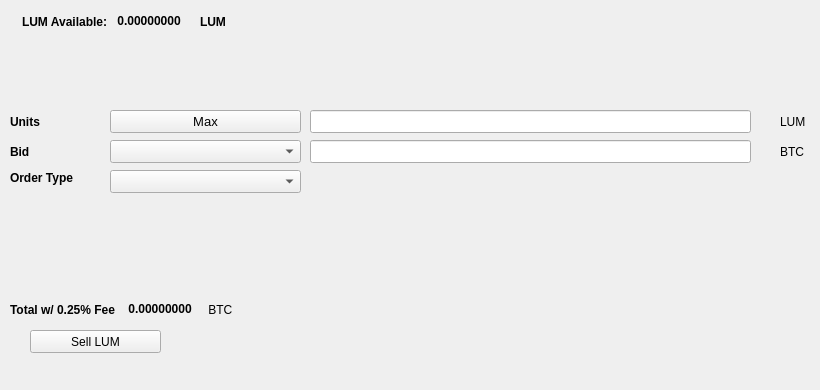
   <widget class="QWidget" name="SellTab">
    <attribute name="title">
     <string>Sell</string>
    </attribute>
    <widget class="QLabel" name="label_16">
     <property name="geometry">
      <rect>
       <x>780</x>
       <y>140</y>
       <width>31</width>
       <height>23</height>
      </rect>
     </property>
     <property name="text">
      <string>BTC</string>
     </property>
    </widget>
    <widget class="QComboBox" name="SellBidcomboBox">
     <property name="geometry">
      <rect>
       <x>110</x>
       <y>140</y>
       <width>191</width>
       <height>23</height>
      </rect>
     </property>
     <property name="font">
      <font>
       <pointsize>10</pointsize>
      </font>
     </property>
    </widget>
    <widget class="QLabel" name="label_18">
     <property name="geometry">
      <rect>
       <x>10</x>
       <y>110</y>
       <width>46</width>
       <height>23</height>
      </rect>
     </property>
     <property name="font">
      <font>
       <weight>75</weight>
       <bold>true</bold>
      </font>
     </property>
     <property name="text">
      <string>Units</string>
     </property>
    </widget>
    <widget class="QPushButton" name="Sell_Max_Amount">
     <property name="geometry">
      <rect>
       <x>110</x>
       <y>110</y>
       <width>191</width>
       <height>23</height>
      </rect>
     </property>
     <property name="font">
      <font>
       <pointsize>10</pointsize>
      </font>
     </property>
     <property name="text">
      <string>Max</string>
     </property>
    </widget>
    <widget class="QLabel" name="label_20">
     <property name="geometry">
      <rect>
       <x>10</x>
       <y>170</y>
       <width>91</width>
       <height>16</height>
      </rect>
     </property>
     <property name="font">
      <font>
       <weight>75</weight>
       <bold>true</bold>
      </font>
     </property>
     <property name="text">
      <string>Order Type</string>
     </property>
    </widget>
    <widget class="QComboBox" name="SellOrdertypeCombo">
     <property name="geometry">
      <rect>
       <x>110</x>
       <y>170</y>
       <width>191</width>
       <height>23</height>
      </rect>
     </property>
     <property name="font">
      <font>
       <pointsize>10</pointsize>
      </font>
     </property>
    </widget>
    <widget class="QLabel" name="label_21">
     <property name="geometry">
      <rect>
       <x>10</x>
       <y>140</y>
       <width>46</width>
       <height>23</height>
      </rect>
     </property>
     <property name="font">
      <font>
       <weight>75</weight>
       <bold>true</bold>
      </font>
     </property>
     <property name="text">
      <string>Bid</string>
     </property>
    </widget>
    <widget class="QLabel" name="label_22">
     <property name="geometry">
      <rect>
       <x>780</x>
       <y>110</y>
       <width>31</width>
       <height>23</height>
      </rect>
     </property>
     <property name="text">
      <string>LUM</string>
     </property>
    </widget>
    <widget class="QLineEdit" name="UnitsInputLUM">
     <property name="geometry">
      <rect>
       <x>310</x>
       <y>110</y>
       <width>441</width>
       <height>23</height>
      </rect>
     </property>
     <property name="font">
      <font>
       <pointsize>9</pointsize>
       <weight>75</weight>
       <bold>true</bold>
      </font>
     </property>
    </widget>
    <widget class="QLineEdit" name="SellBidPriceEdit">
     <property name="geometry">
      <rect>
       <x>310</x>
       <y>140</y>
       <width>441</width>
       <height>23</height>
      </rect>
     </property>
     <property name="font">
      <font>
       <pointsize>9</pointsize>
       <weight>75</weight>
       <bold>true</bold>
      </font>
     </property>
    </widget>
    <widget class="QPushButton" name="SellLUMBTN">
     <property name="geometry">
      <rect>
       <x>30</x>
       <y>330</y>
       <width>131</width>
       <height>23</height>
      </rect>
     </property>
     <property name="text">
      <string>Sell LUM</string>
     </property>
     <property name="icon">
      <iconset resource="../prism">
       <normaloff>:/icons/bitcoin</normaloff>:/icons/bitcoin</iconset>
     </property>
    </widget>
    <widget class="QWidget" name="layoutWidget3">
     <property name="geometry">
      <rect>
       <x>22</x>
       <y>12</y>
       <width>258</width>
       <height>19</height>
      </rect>
     </property>
     <layout class="QHBoxLayout" name="horizontalLayout">
      <item>
       <widget class="QLabel" name="label232_2">
        <property name="font">
         <font>
          <weight>75</weight>
          <bold>true</bold>
         </font>
        </property>
        <property name="text">
         <string>LUM Available:</string>
        </property>
       </widget>
      </item>
      <item>
       <widget class="QLabel" name="LUMAvailableLabel">
        <property name="palette">
         <palette>
          <active>
           <colorrole role="WindowText">
            <brush brushstyle="SolidPattern">
             <color alpha="255">
              <red>0</red>
              <green>0</green>
              <blue>0</blue>
             </color>
            </brush>
           </colorrole>
           <colorrole role="Button">
            <brush brushstyle="SolidPattern">
             <color alpha="255">
              <red>0</red>
              <green>170</green>
              <blue>0</blue>
             </color>
            </brush>
           </colorrole>
           <colorrole role="Light">
            <brush brushstyle="SolidPattern">
             <color alpha="255">
              <red>0</red>
              <green>255</green>
              <blue>0</blue>
             </color>
            </brush>
           </colorrole>
           <colorrole role="Midlight">
            <brush brushstyle="SolidPattern">
             <color alpha="255">
              <red>0</red>
              <green>212</green>
              <blue>0</blue>
             </color>
            </brush>
           </colorrole>
           <colorrole role="Dark">
            <brush brushstyle="SolidPattern">
             <color alpha="255">
              <red>0</red>
              <green>85</green>
              <blue>0</blue>
             </color>
            </brush>
           </colorrole>
           <colorrole role="Mid">
            <brush brushstyle="SolidPattern">
             <color alpha="255">
              <red>0</red>
              <green>113</green>
              <blue>0</blue>
             </color>
            </brush>
           </colorrole>
           <colorrole role="Text">
            <brush brushstyle="SolidPattern">
             <color alpha="255">
              <red>0</red>
              <green>170</green>
              <blue>0</blue>
             </color>
            </brush>
           </colorrole>
           <colorrole role="BrightText">
            <brush brushstyle="SolidPattern">
             <color alpha="255">
              <red>255</red>
              <green>255</green>
              <blue>255</blue>
             </color>
            </brush>
           </colorrole>
           <colorrole role="ButtonText">
            <brush brushstyle="SolidPattern">
             <color alpha="255">
              <red>0</red>
              <green>0</green>
              <blue>0</blue>
             </color>
            </brush>
           </colorrole>
           <colorrole role="Base">
            <brush brushstyle="SolidPattern">
             <color alpha="255">
              <red>255</red>
              <green>255</green>
              <blue>255</blue>
             </color>
            </brush>
           </colorrole>
           <colorrole role="Window">
            <brush brushstyle="SolidPattern">
             <color alpha="255">
              <red>0</red>
              <green>170</green>
              <blue>0</blue>
             </color>
            </brush>
           </colorrole>
           <colorrole role="Shadow">
            <brush brushstyle="SolidPattern">
             <color alpha="255">
              <red>0</red>
              <green>0</green>
              <blue>0</blue>
             </color>
            </brush>
           </colorrole>
           <colorrole role="AlternateBase">
            <brush brushstyle="SolidPattern">
             <color alpha="255">
              <red>127</red>
              <green>212</green>
              <blue>127</blue>
             </color>
            </brush>
           </colorrole>
           <colorrole role="ToolTipBase">
            <brush brushstyle="SolidPattern">
             <color alpha="255">
              <red>255</red>
              <green>255</green>
              <blue>220</blue>
             </color>
            </brush>
           </colorrole>
           <colorrole role="ToolTipText">
            <brush brushstyle="SolidPattern">
             <color alpha="255">
              <red>0</red>
              <green>0</green>
              <blue>0</blue>
             </color>
            </brush>
           </colorrole>
          </active>
          <inactive>
           <colorrole role="WindowText">
            <brush brushstyle="SolidPattern">
             <color alpha="255">
              <red>0</red>
              <green>0</green>
              <blue>0</blue>
             </color>
            </brush>
           </colorrole>
           <colorrole role="Button">
            <brush brushstyle="SolidPattern">
             <color alpha="255">
              <red>0</red>
              <green>170</green>
              <blue>0</blue>
             </color>
            </brush>
           </colorrole>
           <colorrole role="Light">
            <brush brushstyle="SolidPattern">
             <color alpha="255">
              <red>0</red>
              <green>255</green>
              <blue>0</blue>
             </color>
            </brush>
           </colorrole>
           <colorrole role="Midlight">
            <brush brushstyle="SolidPattern">
             <color alpha="255">
              <red>0</red>
              <green>212</green>
              <blue>0</blue>
             </color>
            </brush>
           </colorrole>
           <colorrole role="Dark">
            <brush brushstyle="SolidPattern">
             <color alpha="255">
              <red>0</red>
              <green>85</green>
              <blue>0</blue>
             </color>
            </brush>
           </colorrole>
           <colorrole role="Mid">
            <brush brushstyle="SolidPattern">
             <color alpha="255">
              <red>0</red>
              <green>113</green>
              <blue>0</blue>
             </color>
            </brush>
           </colorrole>
           <colorrole role="Text">
            <brush brushstyle="SolidPattern">
             <color alpha="255">
              <red>0</red>
              <green>170</green>
              <blue>0</blue>
             </color>
            </brush>
           </colorrole>
           <colorrole role="BrightText">
            <brush brushstyle="SolidPattern">
             <color alpha="255">
              <red>255</red>
              <green>255</green>
              <blue>255</blue>
             </color>
            </brush>
           </colorrole>
           <colorrole role="ButtonText">
            <brush brushstyle="SolidPattern">
             <color alpha="255">
              <red>0</red>
              <green>0</green>
              <blue>0</blue>
             </color>
            </brush>
           </colorrole>
           <colorrole role="Base">
            <brush brushstyle="SolidPattern">
             <color alpha="255">
              <red>255</red>
              <green>255</green>
              <blue>255</blue>
             </color>
            </brush>
           </colorrole>
           <colorrole role="Window">
            <brush brushstyle="SolidPattern">
             <color alpha="255">
              <red>0</red>
              <green>170</green>
              <blue>0</blue>
             </color>
            </brush>
           </colorrole>
           <colorrole role="Shadow">
            <brush brushstyle="SolidPattern">
             <color alpha="255">
              <red>0</red>
              <green>0</green>
              <blue>0</blue>
             </color>
            </brush>
           </colorrole>
           <colorrole role="AlternateBase">
            <brush brushstyle="SolidPattern">
             <color alpha="255">
              <red>127</red>
              <green>212</green>
              <blue>127</blue>
             </color>
            </brush>
           </colorrole>
           <colorrole role="ToolTipBase">
            <brush brushstyle="SolidPattern">
             <color alpha="255">
              <red>255</red>
              <green>255</green>
              <blue>220</blue>
             </color>
            </brush>
           </colorrole>
           <colorrole role="ToolTipText">
            <brush brushstyle="SolidPattern">
             <color alpha="255">
              <red>0</red>
              <green>0</green>
              <blue>0</blue>
             </color>
            </brush>
           </colorrole>
          </inactive>
          <disabled>
           <colorrole role="WindowText">
            <brush brushstyle="SolidPattern">
             <color alpha="255">
              <red>0</red>
              <green>85</green>
              <blue>0</blue>
             </color>
            </brush>
           </colorrole>
           <colorrole role="Button">
            <brush brushstyle="SolidPattern">
             <color alpha="255">
              <red>0</red>
              <green>170</green>
              <blue>0</blue>
             </color>
            </brush>
           </colorrole>
           <colorrole role="Light">
            <brush brushstyle="SolidPattern">
             <color alpha="255">
              <red>0</red>
              <green>255</green>
              <blue>0</blue>
             </color>
            </brush>
           </colorrole>
           <colorrole role="Midlight">
            <brush brushstyle="SolidPattern">
             <color alpha="255">
              <red>0</red>
              <green>212</green>
              <blue>0</blue>
             </color>
            </brush>
           </colorrole>
           <colorrole role="Dark">
            <brush brushstyle="SolidPattern">
             <color alpha="255">
              <red>0</red>
              <green>85</green>
              <blue>0</blue>
             </color>
            </brush>
           </colorrole>
           <colorrole role="Mid">
            <brush brushstyle="SolidPattern">
             <color alpha="255">
              <red>0</red>
              <green>113</green>
              <blue>0</blue>
             </color>
            </brush>
           </colorrole>
           <colorrole role="Text">
            <brush brushstyle="SolidPattern">
             <color alpha="255">
              <red>0</red>
              <green>85</green>
              <blue>0</blue>
             </color>
            </brush>
           </colorrole>
           <colorrole role="BrightText">
            <brush brushstyle="SolidPattern">
             <color alpha="255">
              <red>255</red>
              <green>255</green>
              <blue>255</blue>
             </color>
            </brush>
           </colorrole>
           <colorrole role="ButtonText">
            <brush brushstyle="SolidPattern">
             <color alpha="255">
              <red>0</red>
              <green>85</green>
              <blue>0</blue>
             </color>
            </brush>
           </colorrole>
           <colorrole role="Base">
            <brush brushstyle="SolidPattern">
             <color alpha="255">
              <red>0</red>
              <green>170</green>
              <blue>0</blue>
             </color>
            </brush>
           </colorrole>
           <colorrole role="Window">
            <brush brushstyle="SolidPattern">
             <color alpha="255">
              <red>0</red>
              <green>170</green>
              <blue>0</blue>
             </color>
            </brush>
           </colorrole>
           <colorrole role="Shadow">
            <brush brushstyle="SolidPattern">
             <color alpha="255">
              <red>0</red>
              <green>0</green>
              <blue>0</blue>
             </color>
            </brush>
           </colorrole>
           <colorrole role="AlternateBase">
            <brush brushstyle="SolidPattern">
             <color alpha="255">
              <red>0</red>
              <green>170</green>
              <blue>0</blue>
             </color>
            </brush>
           </colorrole>
           <colorrole role="ToolTipBase">
            <brush brushstyle="SolidPattern">
             <color alpha="255">
              <red>255</red>
              <green>255</green>
              <blue>220</blue>
             </color>
            </brush>
           </colorrole>
           <colorrole role="ToolTipText">
            <brush brushstyle="SolidPattern">
             <color alpha="255">
              <red>0</red>
              <green>0</green>
              <blue>0</blue>
             </color>
            </brush>
           </colorrole>
          </disabled>
         </palette>
        </property>
        <property name="font">
         <font>
          <weight>75</weight>
          <bold>true</bold>
         </font>
        </property>
        <property name="text">
         <string> 0.00000000 </string>
        </property>
        <property name="textInteractionFlags">
         <set>Qt::LinksAccessibleByMouse|Qt::TextSelectableByKeyboard|Qt::TextSelectableByMouse</set>
        </property>
       </widget>
      </item>
      <item>
       <widget class="QLabel" name="labelLUM">
        <property name="font">
         <font>
          <weight>75</weight>
          <bold>true</bold>
         </font>
        </property>
        <property name="text">
         <string>LUM</string>
        </property>
       </widget>
      </item>
     </layout>
    </widget>
    <widget class="QWidget" name="layoutWidget">
     <property name="geometry">
      <rect>
       <x>10</x>
       <y>300</y>
       <width>268</width>
       <height>19</height>
      </rect>
     </property>
     <layout class="QHBoxLayout" name="horizontalLayout_2">
      <item>
       <widget class="QLabel" name="label_19">
        <property name="font">
         <font>
          <weight>75</weight>
          <bold>true</bold>
         </font>
        </property>
        <property name="text">
         <string>Total w/ 0.25% Fee </string>
        </property>
       </widget>
      </item>
      <item>
       <widget class="QLabel" name="SellCostLabel">
        <property name="palette">
         <palette>
          <active>
           <colorrole role="WindowText">
            <brush brushstyle="SolidPattern">
             <color alpha="255">
              <red>0</red>
              <green>0</green>
              <blue>0</blue>
             </color>
            </brush>
           </colorrole>
           <colorrole role="Button">
            <brush brushstyle="SolidPattern">
             <color alpha="255">
              <red>0</red>
              <green>170</green>
              <blue>0</blue>
             </color>
            </brush>
           </colorrole>
           <colorrole role="Light">
            <brush brushstyle="SolidPattern">
             <color alpha="255">
              <red>0</red>
              <green>255</green>
              <blue>0</blue>
             </color>
            </brush>
           </colorrole>
           <colorrole role="Midlight">
            <brush brushstyle="SolidPattern">
             <color alpha="255">
              <red>0</red>
              <green>212</green>
              <blue>0</blue>
             </color>
            </brush>
           </colorrole>
           <colorrole role="Dark">
            <brush brushstyle="SolidPattern">
             <color alpha="255">
              <red>0</red>
              <green>85</green>
              <blue>0</blue>
             </color>
            </brush>
           </colorrole>
           <colorrole role="Mid">
            <brush brushstyle="SolidPattern">
             <color alpha="255">
              <red>0</red>
              <green>113</green>
              <blue>0</blue>
             </color>
            </brush>
           </colorrole>
           <colorrole role="Text">
            <brush brushstyle="SolidPattern">
             <color alpha="255">
              <red>0</red>
              <green>170</green>
              <blue>0</blue>
             </color>
            </brush>
           </colorrole>
           <colorrole role="BrightText">
            <brush brushstyle="SolidPattern">
             <color alpha="255">
              <red>255</red>
              <green>255</green>
              <blue>255</blue>
             </color>
            </brush>
           </colorrole>
           <colorrole role="ButtonText">
            <brush brushstyle="SolidPattern">
             <color alpha="255">
              <red>0</red>
              <green>0</green>
              <blue>0</blue>
             </color>
            </brush>
           </colorrole>
           <colorrole role="Base">
            <brush brushstyle="SolidPattern">
             <color alpha="255">
              <red>255</red>
              <green>255</green>
              <blue>255</blue>
             </color>
            </brush>
           </colorrole>
           <colorrole role="Window">
            <brush brushstyle="SolidPattern">
             <color alpha="255">
              <red>0</red>
              <green>170</green>
              <blue>0</blue>
             </color>
            </brush>
           </colorrole>
           <colorrole role="Shadow">
            <brush brushstyle="SolidPattern">
             <color alpha="255">
              <red>0</red>
              <green>0</green>
              <blue>0</blue>
             </color>
            </brush>
           </colorrole>
           <colorrole role="AlternateBase">
            <brush brushstyle="SolidPattern">
             <color alpha="255">
              <red>127</red>
              <green>212</green>
              <blue>127</blue>
             </color>
            </brush>
           </colorrole>
           <colorrole role="ToolTipBase">
            <brush brushstyle="SolidPattern">
             <color alpha="255">
              <red>255</red>
              <green>255</green>
              <blue>220</blue>
             </color>
            </brush>
           </colorrole>
           <colorrole role="ToolTipText">
            <brush brushstyle="SolidPattern">
             <color alpha="255">
              <red>0</red>
              <green>0</green>
              <blue>0</blue>
             </color>
            </brush>
           </colorrole>
          </active>
          <inactive>
           <colorrole role="WindowText">
            <brush brushstyle="SolidPattern">
             <color alpha="255">
              <red>0</red>
              <green>0</green>
              <blue>0</blue>
             </color>
            </brush>
           </colorrole>
           <colorrole role="Button">
            <brush brushstyle="SolidPattern">
             <color alpha="255">
              <red>0</red>
              <green>170</green>
              <blue>0</blue>
             </color>
            </brush>
           </colorrole>
           <colorrole role="Light">
            <brush brushstyle="SolidPattern">
             <color alpha="255">
              <red>0</red>
              <green>255</green>
              <blue>0</blue>
             </color>
            </brush>
           </colorrole>
           <colorrole role="Midlight">
            <brush brushstyle="SolidPattern">
             <color alpha="255">
              <red>0</red>
              <green>212</green>
              <blue>0</blue>
             </color>
            </brush>
           </colorrole>
           <colorrole role="Dark">
            <brush brushstyle="SolidPattern">
             <color alpha="255">
              <red>0</red>
              <green>85</green>
              <blue>0</blue>
             </color>
            </brush>
           </colorrole>
           <colorrole role="Mid">
            <brush brushstyle="SolidPattern">
             <color alpha="255">
              <red>0</red>
              <green>113</green>
              <blue>0</blue>
             </color>
            </brush>
           </colorrole>
           <colorrole role="Text">
            <brush brushstyle="SolidPattern">
             <color alpha="255">
              <red>0</red>
              <green>170</green>
              <blue>0</blue>
             </color>
            </brush>
           </colorrole>
           <colorrole role="BrightText">
            <brush brushstyle="SolidPattern">
             <color alpha="255">
              <red>255</red>
              <green>255</green>
              <blue>255</blue>
             </color>
            </brush>
           </colorrole>
           <colorrole role="ButtonText">
            <brush brushstyle="SolidPattern">
             <color alpha="255">
              <red>0</red>
              <green>0</green>
              <blue>0</blue>
             </color>
            </brush>
           </colorrole>
           <colorrole role="Base">
            <brush brushstyle="SolidPattern">
             <color alpha="255">
              <red>255</red>
              <green>255</green>
              <blue>255</blue>
             </color>
            </brush>
           </colorrole>
           <colorrole role="Window">
            <brush brushstyle="SolidPattern">
             <color alpha="255">
              <red>0</red>
              <green>170</green>
              <blue>0</blue>
             </color>
            </brush>
           </colorrole>
           <colorrole role="Shadow">
            <brush brushstyle="SolidPattern">
             <color alpha="255">
              <red>0</red>
              <green>0</green>
              <blue>0</blue>
             </color>
            </brush>
           </colorrole>
           <colorrole role="AlternateBase">
            <brush brushstyle="SolidPattern">
             <color alpha="255">
              <red>127</red>
              <green>212</green>
              <blue>127</blue>
             </color>
            </brush>
           </colorrole>
           <colorrole role="ToolTipBase">
            <brush brushstyle="SolidPattern">
             <color alpha="255">
              <red>255</red>
              <green>255</green>
              <blue>220</blue>
             </color>
            </brush>
           </colorrole>
           <colorrole role="ToolTipText">
            <brush brushstyle="SolidPattern">
             <color alpha="255">
              <red>0</red>
              <green>0</green>
              <blue>0</blue>
             </color>
            </brush>
           </colorrole>
          </inactive>
          <disabled>
           <colorrole role="WindowText">
            <brush brushstyle="SolidPattern">
             <color alpha="255">
              <red>0</red>
              <green>85</green>
              <blue>0</blue>
             </color>
            </brush>
           </colorrole>
           <colorrole role="Button">
            <brush brushstyle="SolidPattern">
             <color alpha="255">
              <red>0</red>
              <green>170</green>
              <blue>0</blue>
             </color>
            </brush>
           </colorrole>
           <colorrole role="Light">
            <brush brushstyle="SolidPattern">
             <color alpha="255">
              <red>0</red>
              <green>255</green>
              <blue>0</blue>
             </color>
            </brush>
           </colorrole>
           <colorrole role="Midlight">
            <brush brushstyle="SolidPattern">
             <color alpha="255">
              <red>0</red>
              <green>212</green>
              <blue>0</blue>
             </color>
            </brush>
           </colorrole>
           <colorrole role="Dark">
            <brush brushstyle="SolidPattern">
             <color alpha="255">
              <red>0</red>
              <green>85</green>
              <blue>0</blue>
             </color>
            </brush>
           </colorrole>
           <colorrole role="Mid">
            <brush brushstyle="SolidPattern">
             <color alpha="255">
              <red>0</red>
              <green>113</green>
              <blue>0</blue>
             </color>
            </brush>
           </colorrole>
           <colorrole role="Text">
            <brush brushstyle="SolidPattern">
             <color alpha="255">
              <red>0</red>
              <green>85</green>
              <blue>0</blue>
             </color>
            </brush>
           </colorrole>
           <colorrole role="BrightText">
            <brush brushstyle="SolidPattern">
             <color alpha="255">
              <red>255</red>
              <green>255</green>
              <blue>255</blue>
             </color>
            </brush>
           </colorrole>
           <colorrole role="ButtonText">
            <brush brushstyle="SolidPattern">
             <color alpha="255">
              <red>0</red>
              <green>85</green>
              <blue>0</blue>
             </color>
            </brush>
           </colorrole>
           <colorrole role="Base">
            <brush brushstyle="SolidPattern">
             <color alpha="255">
              <red>0</red>
              <green>170</green>
              <blue>0</blue>
             </color>
            </brush>
           </colorrole>
           <colorrole role="Window">
            <brush brushstyle="SolidPattern">
             <color alpha="255">
              <red>0</red>
              <green>170</green>
              <blue>0</blue>
             </color>
            </brush>
           </colorrole>
           <colorrole role="Shadow">
            <brush brushstyle="SolidPattern">
             <color alpha="255">
              <red>0</red>
              <green>0</green>
              <blue>0</blue>
             </color>
            </brush>
           </colorrole>
           <colorrole role="AlternateBase">
            <brush brushstyle="SolidPattern">
             <color alpha="255">
              <red>0</red>
              <green>170</green>
              <blue>0</blue>
             </color>
            </brush>
           </colorrole>
           <colorrole role="ToolTipBase">
            <brush brushstyle="SolidPattern">
             <color alpha="255">
              <red>255</red>
              <green>255</green>
              <blue>220</blue>
             </color>
            </brush>
           </colorrole>
           <colorrole role="ToolTipText">
            <brush brushstyle="SolidPattern">
             <color alpha="255">
              <red>0</red>
              <green>0</green>
              <blue>0</blue>
             </color>
            </brush>
           </colorrole>
          </disabled>
         </palette>
        </property>
        <property name="font">
         <font>
          <weight>75</weight>
          <bold>true</bold>
         </font>
        </property>
        <property name="autoFillBackground">
         <bool>false</bool>
        </property>
        <property name="text">
         <string> 0.00000000</string>
        </property>
        <property name="textInteractionFlags">
         <set>Qt::LinksAccessibleByMouse|Qt::TextSelectableByMouse</set>
        </property>
       </widget>
      </item>
      <item>
       <widget class="QLabel" name="label_17">
        <property name="font">
         <font>
          <weight>50</weight>
          <bold>false</bold>
         </font>
        </property>
        <property name="text">
         <string> BTC</string>
        </property>
       </widget>
      </item>
     </layout>
    </widget>
    <widget class="QLabel" name="label_23">
     <property name="geometry">
      <rect>
       <x>460</x>
       <y>300</y>
       <width>281</width>
       <height>81</height>
      </rect>
     </property>
     <property name="text">
      <string/>
     </property>
     <property name="pixmap">
      <pixmap>:/images/bittrex</pixmap>
     </property>
    </widget>
   </widget>
